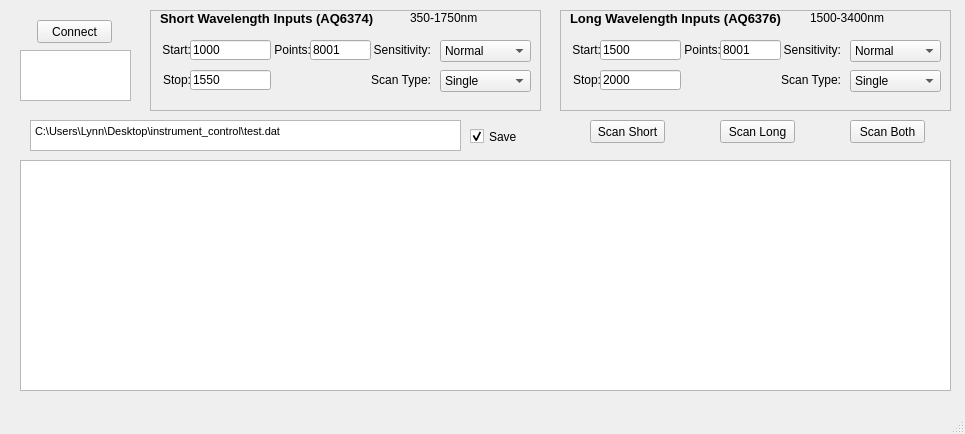
<?xml version="1.0" encoding="UTF-8"?>
<ui version="4.0">
 <class>MainWindow</class>
 <widget class="QMainWindow" name="MainWindow">
  <property name="geometry">
   <rect>
    <x>0</x>
    <y>0</y>
    <width>965</width>
    <height>434</height>
   </rect>
  </property>
  <property name="windowTitle">
   <string>Yokogawa OSA GUI</string>
  </property>
  <widget class="QWidget" name="centralwidget">
   <widget class="QFrame" name="short_frame">
    <property name="geometry">
     <rect>
      <x>150</x>
      <y>10</y>
      <width>391</width>
      <height>101</height>
     </rect>
    </property>
    <property name="frameShape">
     <enum>QFrame::StyledPanel</enum>
    </property>
    <property name="frameShadow">
     <enum>QFrame::Raised</enum>
    </property>
    <widget class="QLabel" name="short_wavelength_label">
     <property name="geometry">
      <rect>
       <x>10</x>
       <y>0</y>
       <width>231</width>
       <height>16</height>
      </rect>
     </property>
     <property name="font">
      <font>
       <pointsize>10</pointsize>
       <weight>75</weight>
       <bold>true</bold>
      </font>
     </property>
     <property name="text">
      <string>Short Wavelength Inputs (AQ6374)</string>
     </property>
    </widget>
    <widget class="QLabel" name="short_start_label">
     <property name="geometry">
      <rect>
       <x>0</x>
       <y>30</y>
       <width>41</width>
       <height>20</height>
      </rect>
     </property>
     <property name="text">
      <string>Start:</string>
     </property>
     <property name="alignment">
      <set>Qt::AlignRight|Qt::AlignTrailing|Qt::AlignVCenter</set>
     </property>
    </widget>
    <widget class="QLabel" name="short_stop_label">
     <property name="geometry">
      <rect>
       <x>0</x>
       <y>60</y>
       <width>41</width>
       <height>20</height>
      </rect>
     </property>
     <property name="text">
      <string>Stop:</string>
     </property>
     <property name="alignment">
      <set>Qt::AlignRight|Qt::AlignTrailing|Qt::AlignVCenter</set>
     </property>
    </widget>
    <widget class="QLineEdit" name="short_start_edit">
     <property name="geometry">
      <rect>
       <x>40</x>
       <y>30</y>
       <width>81</width>
       <height>20</height>
      </rect>
     </property>
     <property name="text">
      <string>1000</string>
     </property>
    </widget>
    <widget class="QLineEdit" name="short_stop_edit">
     <property name="geometry">
      <rect>
       <x>40</x>
       <y>60</y>
       <width>81</width>
       <height>20</height>
      </rect>
     </property>
     <property name="text">
      <string>1550</string>
     </property>
    </widget>
    <widget class="QComboBox" name="short_sensitivity_combobox">
     <property name="geometry">
      <rect>
       <x>290</x>
       <y>30</y>
       <width>91</width>
       <height>22</height>
      </rect>
     </property>
     <item>
      <property name="text">
       <string>Normal</string>
      </property>
     </item>
     <item>
      <property name="text">
       <string>Normal Hold</string>
      </property>
     </item>
     <item>
      <property name="text">
       <string>Normal Auto</string>
      </property>
     </item>
     <item>
      <property name="text">
       <string>Mid</string>
      </property>
     </item>
     <item>
      <property name="text">
       <string>High1</string>
      </property>
     </item>
     <item>
      <property name="text">
       <string>High2</string>
      </property>
     </item>
     <item>
      <property name="text">
       <string>High3</string>
      </property>
     </item>
    </widget>
    <widget class="QLabel" name="short_sensitivity_label">
     <property name="geometry">
      <rect>
       <x>220</x>
       <y>30</y>
       <width>61</width>
       <height>20</height>
      </rect>
     </property>
     <property name="text">
      <string>Sensitivity:</string>
     </property>
     <property name="alignment">
      <set>Qt::AlignRight|Qt::AlignTrailing|Qt::AlignVCenter</set>
     </property>
    </widget>
    <widget class="QLineEdit" name="short_points_edit">
     <property name="geometry">
      <rect>
       <x>160</x>
       <y>30</y>
       <width>61</width>
       <height>20</height>
      </rect>
     </property>
     <property name="text">
      <string>8001</string>
     </property>
    </widget>
    <widget class="QLabel" name="short_points_label">
     <property name="geometry">
      <rect>
       <x>120</x>
       <y>30</y>
       <width>41</width>
       <height>20</height>
      </rect>
     </property>
     <property name="text">
      <string>Points:</string>
     </property>
     <property name="alignment">
      <set>Qt::AlignRight|Qt::AlignTrailing|Qt::AlignVCenter</set>
     </property>
    </widget>
    <widget class="QComboBox" name="short_scantype_combobox">
     <property name="geometry">
      <rect>
       <x>290</x>
       <y>60</y>
       <width>91</width>
       <height>22</height>
      </rect>
     </property>
     <item>
      <property name="text">
       <string>Single</string>
      </property>
     </item>
     <item>
      <property name="text">
       <string>Repeat</string>
      </property>
     </item>
     <item>
      <property name="text">
       <string>Stop</string>
      </property>
     </item>
    </widget>
    <widget class="QLabel" name="short_scantype_label">
     <property name="geometry">
      <rect>
       <x>220</x>
       <y>60</y>
       <width>61</width>
       <height>20</height>
      </rect>
     </property>
     <property name="text">
      <string>Scan Type:</string>
     </property>
     <property name="alignment">
      <set>Qt::AlignRight|Qt::AlignTrailing|Qt::AlignVCenter</set>
     </property>
    </widget>
    <widget class="QLabel" name="label">
     <property name="geometry">
      <rect>
       <x>260</x>
       <y>0</y>
       <width>91</width>
       <height>16</height>
      </rect>
     </property>
     <property name="text">
      <string>350-1750nm</string>
     </property>
    </widget>
   </widget>
   <widget class="QPushButton" name="connect_button">
    <property name="geometry">
     <rect>
      <x>37</x>
      <y>20</y>
      <width>75</width>
      <height>23</height>
     </rect>
    </property>
    <property name="text">
     <string>Connect</string>
    </property>
   </widget>
   <widget class="QTextEdit" name="connections_edit">
    <property name="geometry">
     <rect>
      <x>20</x>
      <y>50</y>
      <width>111</width>
      <height>51</height>
     </rect>
    </property>
   </widget>
   <widget class="QFrame" name="long_frame">
    <property name="geometry">
     <rect>
      <x>560</x>
      <y>10</y>
      <width>391</width>
      <height>101</height>
     </rect>
    </property>
    <property name="frameShape">
     <enum>QFrame::StyledPanel</enum>
    </property>
    <property name="frameShadow">
     <enum>QFrame::Raised</enum>
    </property>
    <widget class="QLabel" name="long_wavelength_label">
     <property name="geometry">
      <rect>
       <x>10</x>
       <y>0</y>
       <width>231</width>
       <height>16</height>
      </rect>
     </property>
     <property name="font">
      <font>
       <pointsize>10</pointsize>
       <weight>75</weight>
       <bold>true</bold>
      </font>
     </property>
     <property name="text">
      <string>Long Wavelength Inputs (AQ6376)</string>
     </property>
    </widget>
    <widget class="QComboBox" name="long_sensitivity_combobox">
     <property name="geometry">
      <rect>
       <x>290</x>
       <y>30</y>
       <width>91</width>
       <height>22</height>
      </rect>
     </property>
     <item>
      <property name="text">
       <string>Normal</string>
      </property>
     </item>
     <item>
      <property name="text">
       <string>Normal Hold</string>
      </property>
     </item>
     <item>
      <property name="text">
       <string>Normal Auto</string>
      </property>
     </item>
     <item>
      <property name="text">
       <string>Mid</string>
      </property>
     </item>
     <item>
      <property name="text">
       <string>High1</string>
      </property>
     </item>
     <item>
      <property name="text">
       <string>High2</string>
      </property>
     </item>
     <item>
      <property name="text">
       <string>High3</string>
      </property>
     </item>
    </widget>
    <widget class="QLabel" name="long_points_label">
     <property name="geometry">
      <rect>
       <x>120</x>
       <y>30</y>
       <width>41</width>
       <height>20</height>
      </rect>
     </property>
     <property name="text">
      <string>Points:</string>
     </property>
     <property name="alignment">
      <set>Qt::AlignRight|Qt::AlignTrailing|Qt::AlignVCenter</set>
     </property>
    </widget>
    <widget class="QLabel" name="long_scantype_label">
     <property name="geometry">
      <rect>
       <x>220</x>
       <y>60</y>
       <width>61</width>
       <height>20</height>
      </rect>
     </property>
     <property name="text">
      <string>Scan Type:</string>
     </property>
     <property name="alignment">
      <set>Qt::AlignRight|Qt::AlignTrailing|Qt::AlignVCenter</set>
     </property>
    </widget>
    <widget class="QComboBox" name="long_scantype_combobox">
     <property name="geometry">
      <rect>
       <x>290</x>
       <y>60</y>
       <width>91</width>
       <height>22</height>
      </rect>
     </property>
     <item>
      <property name="text">
       <string>Single</string>
      </property>
     </item>
     <item>
      <property name="text">
       <string>Repeat</string>
      </property>
     </item>
     <item>
      <property name="text">
       <string>Stop</string>
      </property>
     </item>
    </widget>
    <widget class="QLineEdit" name="long_stop_edit">
     <property name="geometry">
      <rect>
       <x>40</x>
       <y>60</y>
       <width>81</width>
       <height>20</height>
      </rect>
     </property>
     <property name="text">
      <string>2000</string>
     </property>
    </widget>
    <widget class="QLineEdit" name="long_start_edit">
     <property name="geometry">
      <rect>
       <x>40</x>
       <y>30</y>
       <width>81</width>
       <height>20</height>
      </rect>
     </property>
     <property name="text">
      <string>1500</string>
     </property>
    </widget>
    <widget class="QLabel" name="long_start_label">
     <property name="geometry">
      <rect>
       <x>0</x>
       <y>30</y>
       <width>41</width>
       <height>20</height>
      </rect>
     </property>
     <property name="text">
      <string>Start:</string>
     </property>
     <property name="alignment">
      <set>Qt::AlignRight|Qt::AlignTrailing|Qt::AlignVCenter</set>
     </property>
    </widget>
    <widget class="QLineEdit" name="long_points_edit">
     <property name="geometry">
      <rect>
       <x>160</x>
       <y>30</y>
       <width>61</width>
       <height>20</height>
      </rect>
     </property>
     <property name="text">
      <string>8001</string>
     </property>
    </widget>
    <widget class="QLabel" name="long_stop_label">
     <property name="geometry">
      <rect>
       <x>0</x>
       <y>60</y>
       <width>41</width>
       <height>20</height>
      </rect>
     </property>
     <property name="text">
      <string>Stop:</string>
     </property>
     <property name="alignment">
      <set>Qt::AlignRight|Qt::AlignTrailing|Qt::AlignVCenter</set>
     </property>
    </widget>
    <widget class="QLabel" name="long_sensitivity_label">
     <property name="geometry">
      <rect>
       <x>220</x>
       <y>30</y>
       <width>61</width>
       <height>20</height>
      </rect>
     </property>
     <property name="text">
      <string>Sensitivity:</string>
     </property>
     <property name="alignment">
      <set>Qt::AlignRight|Qt::AlignTrailing|Qt::AlignVCenter</set>
     </property>
    </widget>
    <widget class="QLabel" name="label_2">
     <property name="geometry">
      <rect>
       <x>250</x>
       <y>0</y>
       <width>91</width>
       <height>16</height>
      </rect>
     </property>
     <property name="text">
      <string>1500-3400nm</string>
     </property>
    </widget>
   </widget>
   <widget class="GraphicsLayoutWidget" name="plot_glw">
    <property name="geometry">
     <rect>
      <x>20</x>
      <y>160</y>
      <width>931</width>
      <height>231</height>
     </rect>
    </property>
   </widget>
   <widget class="QPushButton" name="scan_short_button">
    <property name="geometry">
     <rect>
      <x>590</x>
      <y>120</y>
      <width>75</width>
      <height>23</height>
     </rect>
    </property>
    <property name="text">
     <string>Scan Short</string>
    </property>
   </widget>
   <widget class="QPushButton" name="scan_long_button">
    <property name="geometry">
     <rect>
      <x>720</x>
      <y>120</y>
      <width>75</width>
      <height>23</height>
     </rect>
    </property>
    <property name="text">
     <string>Scan Long</string>
    </property>
   </widget>
   <widget class="QPushButton" name="scan_both_button">
    <property name="geometry">
     <rect>
      <x>850</x>
      <y>120</y>
      <width>75</width>
      <height>23</height>
     </rect>
    </property>
    <property name="text">
     <string>Scan Both</string>
    </property>
   </widget>
   <widget class="QTextEdit" name="filelocation_edit">
    <property name="geometry">
     <rect>
      <x>30</x>
      <y>120</y>
      <width>431</width>
      <height>31</height>
     </rect>
    </property>
    <property name="html">
     <string>&lt;!DOCTYPE HTML PUBLIC &quot;-//W3C//DTD HTML 4.0//EN&quot; &quot;http://www.w3.org/TR/REC-html40/strict.dtd&quot;&gt;
&lt;html&gt;&lt;head&gt;&lt;meta name=&quot;qrichtext&quot; content=&quot;1&quot; /&gt;&lt;style type=&quot;text/css&quot;&gt;
p, li { white-space: pre-wrap; }
&lt;/style&gt;&lt;/head&gt;&lt;body style=&quot; font-family:'MS Shell Dlg 2'; font-size:8.25pt; font-weight:400; font-style:normal;&quot;&gt;
&lt;p style=&quot; margin-top:0px; margin-bottom:0px; margin-left:0px; margin-right:0px; -qt-block-indent:0; text-indent:0px;&quot;&gt;C:\Users\Lynn\Desktop\instrument_control\test.dat&lt;/p&gt;&lt;/body&gt;&lt;/html&gt;</string>
    </property>
   </widget>
   <widget class="QCheckBox" name="save_checkbox">
    <property name="geometry">
     <rect>
      <x>470</x>
      <y>126</y>
      <width>71</width>
      <height>21</height>
     </rect>
    </property>
    <property name="text">
     <string>Save</string>
    </property>
    <property name="checked">
     <bool>true</bool>
    </property>
   </widget>
  </widget>
  <widget class="QMenuBar" name="menubar">
   <property name="geometry">
    <rect>
     <x>0</x>
     <y>0</y>
     <width>965</width>
     <height>21</height>
    </rect>
   </property>
  </widget>
  <widget class="QStatusBar" name="statusbar"/>
 </widget>
 <customwidgets>
  <customwidget>
   <class>GraphicsLayoutWidget</class>
   <extends>QGraphicsView</extends>
   <header>pyqtgraph</header>
  </customwidget>
 </customwidgets>
 <resources/>
 <connections/>
</ui>
